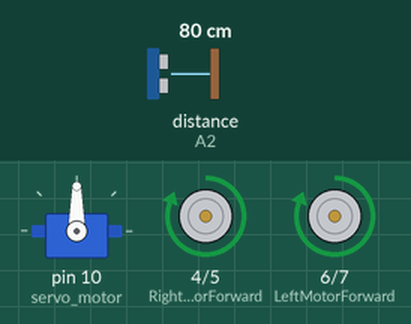
This sketch was run on a simulated Arduino Uno, built with avr-gcc and run on an emulated ATmega328P. On the bench: servo, motor-driver pin pairs drawn as motors (green arrow = first pin HIGH = forward, orange = second pin HIGH = backward, longer = more drive). The test bench sets the inputs (shaded band); at power-on: distance to the obstacle (sensor on A2) 80 cm. The echo pulse lasts 58.3 µs per cm.

Above: at 2.3 s.
2.4 s: distance to the obstacle (sensor on A2) set to 34 cm
3.9 s: distance to the obstacle (sensor on A2) set to 27 cm
At 4.95 s:
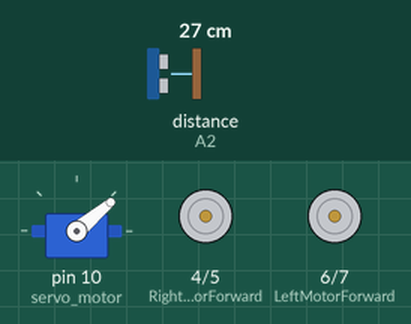
6.9 s: distance to the obstacle (sensor on A2) set to 35 cm
At 7.97 s:
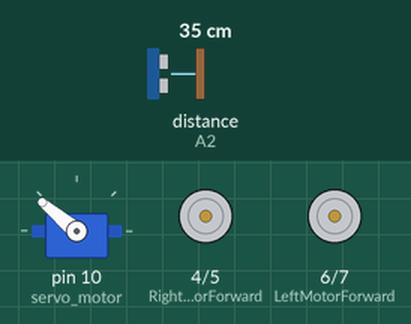
9.9 s: distance to the obstacle (sensor on A2) set to 2 cm
At 10.34 s:
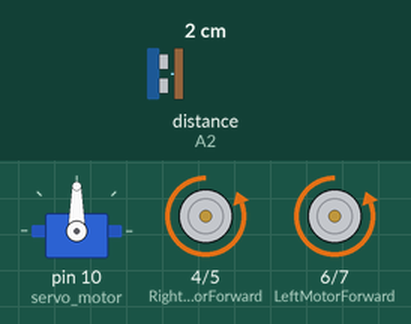
Timing chart, 0 to 13.9 s (numbered marks = the images above; inputs shaded):
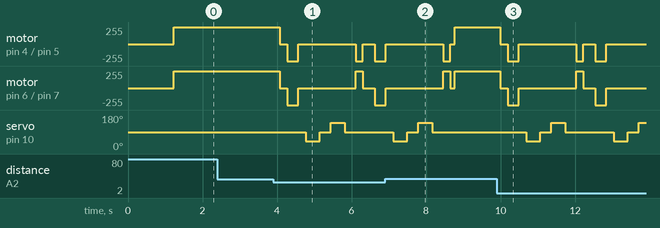

Measured:
- the behaviour switches between 31 and 30 cm on distance to the obstacle (sensor on A2) (found by bisection; images 0 and 1)
- after the input at 2.4 s, every drawn part: stays the same
- after the input at 6.9 s, servo on pin 10 (servo_motor): goes on until 8.2 s, then stays 90°

The sketch:

final_2wd.ino
```cpp
#include <Servo.h>      // Ιmport Servo library
#include <NewPing.h>    // Import Ultrasonic Sensor library

// *** 2WD CAR FOR HC-SR04 AND SG90 ***

//                 *PIN DEFINITIONS*
const int LeftMotorForward   = 6; // Left Motor Forward
const int LeftMotorBackward= 7; // Left Motor Backward
const int RightMotorForward =4; // Right Motor Forward
const int RightMotorBackward = 5; // Right Motor Backward

//             *SENSOR PINS *
const int trig_pin = A1; // Transmitter
const int echo_pin = A2; // Receiver

//            *CONSTANTS & VARIABLES*
#define maximum_distance 200 // Max distance (cm)
#define OBSTACLE_DIST 30 // Obstacle limit (cm)
int distance = 100; // Distance variable

//                 *Initialize Objects*
NewPing sonar (trig_pin, echo_pin, maximum_distance);
Servo servo_motor;

//                     *****  SETUP *****
void setup ()
{
  //                     *Configure Motor Pins *
  pinMode(RightMotorForward, OUTPUT);
  pinMode(LeftMotorForward, OUTPUT);
  pinMode(LeftMotorBackward, OUTPUT);
  pinMode(RightMotorBackward, OUTPUT);

  //                   * Initialize Servo *
  servo_motor.attach(10);
  servo_motor.write(90); // Center Position
  delay (1000);   // Τime Delay


  //                    * First reading *
  distance = readPing();
  delay (100); // Τime Delay
}

//                ****  LOOP ****
void loop()
 {
  int distanceRight = 0;
  int distanceLeft = 0;
  delay(50); // Small delay

  //                    *Check for Obstacle*
  if (distance <= OBSTACLE_DIST) {     // Ιf the distance is less than or equal to Distance  variable
    //         *1. Stop *
    moveStop();   //Stop
    delay(200);     // Τime Delay
  //          *2. Move Backward *
    moveBackward();  // Move Backward
    delay(300);     // Τime Delay
  //         * 3. Stop *
    moveStop();
    delay(200);
  //           *4. Look Right *
    distanceRight = lookRight(); //Look Right
    delay(300);   // Τime Delay

    //        *5. Look Left*
    distanceLeft = lookLeft(); //Look Left
    delay(300);     // Τime Delay

    //        *Compare & Turn*
    if (distanceRight >= distanceLeft) {  //Ιf the distance to the right is greater than or equal to the distance to the left
      turnRight(); //Turn right
    } else {
      turnLeft();  //Turn left
    }

    moveStop(); // Stop after turn


  } else {
    moveForward();// No Obstacle -> Forward
  }

  distance = readPing();  // Read Distance again
}

//           ****SENSOR FUNCTIONS****

int readPing() {  //Simple Sensor
  delay(70); // Required delay for sensor
  int cm = sonar.ping_cm();

  if (cm == 0) {   // If 0, it means out of range (very far)
    cm = 250;
  }
  return cm;
}

//         * Look Right*
int lookRight() {
  servo_motor.write(40);      // Turn Servo
  delay(200);                 // Wait
  int dist = readPing();      // Measure
  delay(100);
  servo_motor.write(90);      // Center
  return dist;
}

//         *Look Left*
int lookLeft() {
  servo_motor.write(140);     // Turn Servo
  delay(200);                 // Wait
  int dist = readPing();      // Measure
  delay(100);
  servo_motor.write(90);      // Center
  return dist;
}

//           *****MOVEMENT FUNCTIONS****

void moveStop() {
   //              *All Low Motor  Stop*
  digitalWrite(RightMotorForward, LOW);
  digitalWrite(LeftMotorForward, LOW);
  digitalWrite(RightMotorBackward, LOW);
  digitalWrite(LeftMotorBackward, LOW);
}

void moveForward() {
    //                  *Motors Forward ON*
    digitalWrite(LeftMotorForward, HIGH);
    digitalWrite(RightMotorForward, HIGH);
    //                   *Motors Backward OFF*
    digitalWrite(LeftMotorBackward, LOW);
    digitalWrite(RightMotorBackward, LOW);
  }

void moveBackward() {
  //              *Motors Backward ON*
  digitalWrite(LeftMotorBackward, HIGH);
  digitalWrite(RightMotorBackward, HIGH);
  //              *Motors Forward OFF*
  digitalWrite(LeftMotorForward, LOW);
  digitalWrite(RightMotorForward, LOW);
}

void turnRight() {
  //              *Left Forward*
  digitalWrite(LeftMotorForward, HIGH);
  //              *Right Backward*
  digitalWrite(RightMotorBackward, HIGH);
  digitalWrite(LeftMotorBackward, LOW);
  digitalWrite(RightMotorForward, LOW);

  delay(180);   // Τime Delay
}

void turnLeft() {
  //           *Left Backward*
  digitalWrite(LeftMotorBackward, HIGH);
  //            *Right Forward*
  digitalWrite(RightMotorForward, HIGH);

  digitalWrite(LeftMotorForward, LOW);
  digitalWrite(RightMotorBackward, LOW);

  delay(180);   // Τime Delay
}
```
